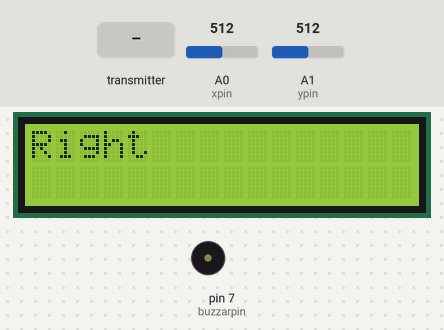
The sketch below on a simulated Arduino Uno, built with avr-gcc and run on an emulated ATmega328P. Shown: 16×2 character LCD, buzzer (waves = sounding, pin HIGH). The test bench sets the inputs (shaded band); at power-on: A0 (xpin) = 512, A1 (ypin) = 512. No radio packets arrive unless stated; what the sketch prints to the serial monitor is not drawn.

Above: at 0.25 s.
At 0.6 s:
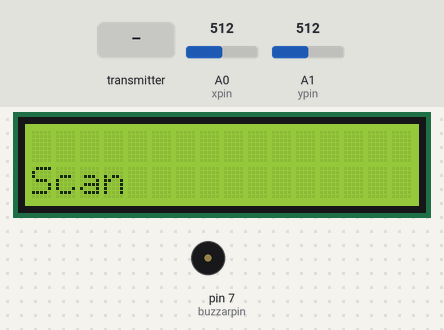
1.3 s: A0 (xpin) set to 490
At 1.67 s:
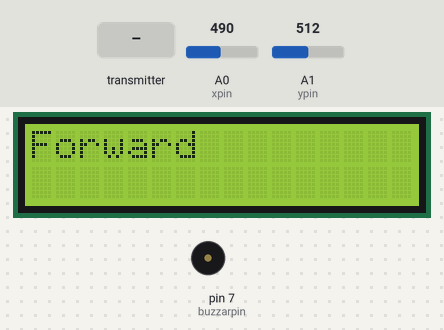
4.3 s: A1 (ypin) set to 490
7.3 s: the transmitter starts sending text = 0
10.2 s: A0 (xpin) set to 510
13.2 s: A0 (xpin) set to 190
16.2 s: A0 (xpin) set to 210
Timing chart, 0 to 19.2 s (numbered marks = the images above; inputs shaded):
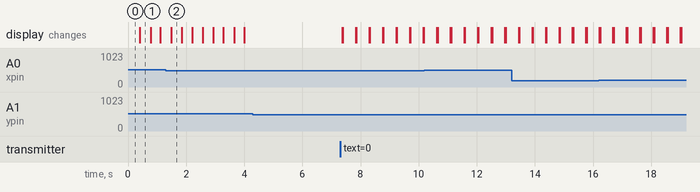

Measured:
- the behaviour switches between 501 and 500 on A0 (xpin) (found by bisection; images 1 and 2)
- after the input at 1.3 s, the display: changes after 0.20 s (image 2)
- after the input at 4.3 s, every drawn part: stays the same

The sketch:

joystock3.ino
```cpp
#include <SPI.h>
#include <nRF24L01.h>
#include <RF24.h>
#include <LiquidCrystal_I2C.h>


int xpin = A0;
int ypin = A1;
int xValue;
int yValue;
LiquidCrystal_I2C lcd(0x27,16,2);
int buzzarpin = 7;

const char Forward[]  ="F";
const char Backward[] ="B";
const char Left[]      ="L";
const char Right []    ="R";
const char Stop []    ="S";

const byte address[6] = "00001";

//create an RF24 object
RF24 radio(9, 10);  // CE, CSN
void setup() {

  radio.begin();
  Wire.begin();


pinMode (xpin, INPUT);
pinMode (ypin, INPUT);
pinMode(buzzarpin,OUTPUT);

Serial.begin(9600);


lcd.init();
lcd.backlight();

lcd.setCursor(0,0);
lcd.print("mostafa emam");


}

void loop() {
//set the address
  radio.openWritingPipe(address);
  radio.setPALevel(RF24_PA_MAX);
//Set module as transmitter
  radio.stopListening();

xValue = analogRead(xpin);
yValue = analogRead(ypin);

  if (xValue > 500) {
    radio.write(&Right, sizeof(Right));
    Serial.println("Right");
    printLCD00("Right");
  }else if (xValue < 200){

   radio.write(&Left, sizeof(Left));
    Serial.println("Left");
    printLCD00("Left");

  }else if (yValue > 500) {
    radio.write(&Forward, sizeof(Forward));
    Serial.println("Forward");
    printLCD00("Forward");
  }else if (yValue < 200) {
    radio.write(&Backward, sizeof(Backward));
    Serial.println("Backward");
    printLCD00("Backward");

  }else{

    radio.write(&Stop, sizeof(Stop));
    Serial.println("Stop");
    printLCD00("Stop");

    }
  delay(20);
  //set the address
   radio.openReadingPipe(0, address);
   radio.setPALevel(RF24_PA_MAX);
  //Set module as receiver
   radio.startListening();


   if (radio.available()) {

              char text ='n';
              radio.read(&text, sizeof(text));
              Serial.println(text);

         if(text == 'm'){
               digitalWrite(buzzarpin,HIGH);
               Serial.println("alarm");
               printLCD01("Detected");

          }else{
              digitalWrite(buzzarpin,LOW);
              Serial.println("Scan");
              printLCD01("Scan");

            }
              delay(20);

   }else{
      digitalWrite(buzzarpin,LOW);
      Serial.println("Scan");
      printLCD01("Scan");


    }
      delay(20);
}


void printLCD01(String text){
  lcd.clear();
  lcd.setCursor(0,1);
  lcd.print(text);
}
void printLCD00(String text){
  lcd.clear();
  lcd.setCursor(0,0);
  lcd.print(text);
}
```
